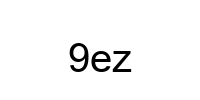
#> input picture Captcha/0.png, 200 x 100 px; its folder holds only this picture in this run
$ jupyter execute --allow-errors main.ipynb
#> lines starting #> are read from the running program, lines starting #| are printed output that depends on the picture; after the words box and inside, x2 and y2 are one past the last pixel; in counts of white or black regions, pixels touching at a corner belong together
#> further down, img is the input picture: shape (100, 200, 3); min 0, max 255, mean 247.1
<div dir="rtl">
<h2>بخش اول</h2>
</div>

[cell 1]
import cv2 as cv
from pathlib import Path
import plt
import numpy as np
import importlib
import filter
import seg
import char_recognition

noisy_name_postfix = 'noisy'
filtered_name_postfix = 'filtered'
median_denoised_postfix = 'median_denoised'
deblurred_postfix = 'deblurred'
binary_postfix = 'binary'

<h4>1-</h4>
<div dir="rtl">
تصاویر در پوشه Captcha قرار گرفتند
</div>

<h4>2-</h4>
<div dir="rtl">
تصاویر تولیدی (نویزی) در پوشه Captcha قرار گرفتند
</div>

[cell 2]
def sp_noise(img, rate = 0.1):
#> called with rate = 0.05
    h, w = img.shape[:2]
#> h = 100; w = 200
    density = h * w * rate
#> density = 1000
    for i in range(int(density/2)):
        ph = np.random.randint(1, h)
        pw = np.random.randint(1, w)
        img[ph, pw] = 0
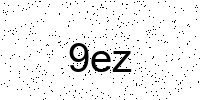
#> img: shape (100, 200); min 0, max 255, mean 241

    for i in range(int(density/2)):
        ph = np.random.randint(1, h)
        pw = np.random.randint(1, w)
        img[ph, pw] = 255
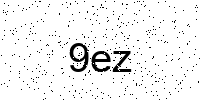
#> img: shape (100, 200); 0.19% of pixels changed, all inside (x1, y1, x2, y2) = (8, 1, 182, 100)

    return img

#> (the rest of this cell did not finish here and is left out)
